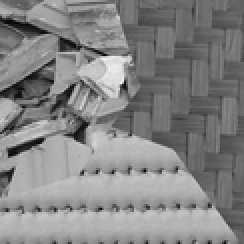
#> input picture Images/1.pgm, 122 x 122 px, shrunk from 512 x 512 before the run, given in place of Images, which was not available (shown 2 times larger)
$ python LTEM.py
#> lines starting #> are read from the running program, lines starting #| are printed output that depends on the picture; pictures that were not available may be replaced by others from this repository, and a replacement may not be noted
import cv2
import numpy as np
import matplotlib.pyplot as plt
from sklearn.cluster import KMeans
from skimage import io
# from scipy.ndimage import uniform_filter, convolve; USE CV2 INSTEAD
from sklearn.decomposition import PCA
from matplotlib.colors import Normalize


def laws_texture_energy(img):
    # Define Laws kernels
    L5 = np.array([[1, 4, 6, 4, 1]])
    E5 = np.array([[-1, -2, 0, 2, 1]])
    S5 = np.array([[-1, 0, 2, 0, -1]])
    R5 = np.array([[1, -4, 6, -4, 1]])
    W5 = np.array([[-1, 2, 0, -2, 1]])

    # Apply Laws filters on the image
    filteredimg = []
    for kernel1 in [L5, E5, S5, R5, W5]:
        for kernel2 in [L5, E5, S5, R5, W5]:
            filteredimg.append(cv2.filter2D(img, -1, np.outer(kernel1, kernel2)))
            # filteredimg.append(convolve(img, np.outer(kernel1, kernel2), mode='nearest'))

    # IMAGE LOOKS BETTER WITHOUT THIS
    # # Square the pixel values of each image after filter application to amplify results
    # for i in range(len(filteredimg)):
    #     filteredimg[i] = np.square(filteredimg[i])

    # averaging vectors for small neighborhoods
    neighborhood_size = 16
    for i in range(len(filteredimg)):
        filteredimg[i] = cv2.blur(filteredimg[i], (neighborhood_size, neighborhood_size))
        #filteredimg[i] = uniform_filter(filteredimg[i], size=neighborhood_size, mode='nearest')

    # creating feature vectors
    flattened_filteredimg = np.array([arr.flatten() for arr in filteredimg])
    features = np.stack(flattened_filteredimg, axis=1)

    # DEBUGGING
    # #finding the minimum and maximum pixel values after applying changes
    # print("Max", max(features.flatten()))
    # print("Min", min(features.flatten()))

    return features

def kmeans(clusters, features, image):
    # Apply K-Means clustering
    kmeans = KMeans(n_clusters=clusters, random_state=0).fit(features)
    labels = kmeans.labels_

    # Reshape labels to match the image shape
    return labels.reshape(image.shape)

if __name__ == "__main__":
    # Load the image
    while True:
        try:
            file_name = input("Give the file name of an image in the Images folder: ")
#> the answer given: ../Images
            img = cv2.imread("../Images/"+file_name, cv2.IMREAD_GRAYSCALE)
#> img is the input picture: shape (122, 122); min 0, max 248, mean 132.5
        except cv2.error as e:
            print("Error reading image:", e)
        else:
            if (img is not None):
                print("Image read successfully!")
                break
            else:
                print("Enter Correct Name")

    #showing the image
    io.imshow(img)
    io.show()

    #using 64 bit float representation
    img = np.array(img, dtype=np.float64)

    # [9 lines of commented-out code are left out]
    features = laws_texture_energy(img)
#> after the loop in laws_texture_energy, `for kernel1 in [L5, E5, S5, R5, W5]:`: filteredimg = 25 items
#> the loop in laws_texture_energy, `for i in range(len(filteredimg)):` made 25 passes
    while True:
        try:
            num_clusters = int(input("Input number of clusters for Kmeans clustering: "))
        except ValueError:
            print("Provide an Integer Value")
        else:
            break
#> this loop made 1 pass; the answer given on pass 1: 3
    labels = kmeans(clusters=num_clusters, features=features, image=img)
#> in kmeans, `labels = kmeans.labels_`: labels = 14884 values, max 2 at index 0, min 0 at index 63, mean 0.854
#> in kmeans, `return labels.reshape(image.shape)`:
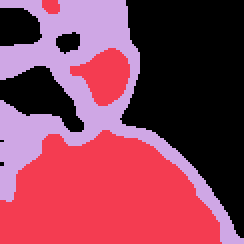
#> returned value: shape (122, 122) int32 (shown 2 times larger); 3 distinct labels, from 0 to 2; one colour per label, 0 black

    # mapping labels to colors
    cmap = plt.get_cmap('viridis', len(np.unique(labels)))
    colored_labels = cmap(labels)
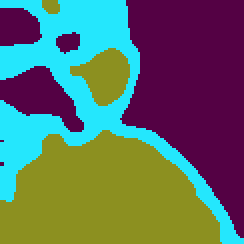
#> colored_labels: shape (122, 122, 4) float64 (shown 2 times larger); mean of channels 0, 1, 2, 3 0.399, 0.429, 0.361, 1; drawn as B, G, R
    # convert to RGB
    colored_labels = (colored_labels[:, :, :3] * 255).astype(np.uint8)
#> colored_labels: shape (122, 122, 3)

    # write image to a jpg file
    while True:
        try:
            file_result_name = input("A .jpg file will be added to LTEMResults. Give a name for the file: ")
            cv2.imwrite("LTEMResults/"+file_result_name, colored_labels)
        except cv2.error as e:
            print("Error writing image:", e)
        else:
            print("Image written successfully!")
            break

    # Visualize the LAWS ENERGY FILTERS and KMEANS image
    io.imshow(colored_labels)
    io.show()

$ run again, on Images/coraltest.pgm
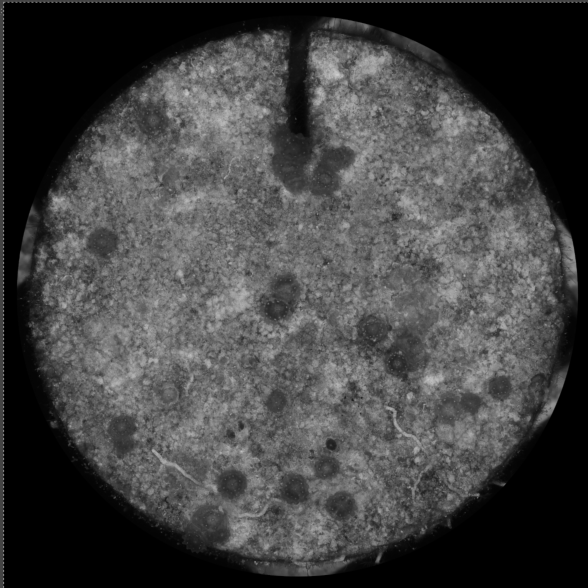
#> input picture Images/coraltest.pgm, 588 x 588 px, given in place of Images, which was not available
#> img is the input picture: shape (588, 588); min 0, max 204, mean 67
#> after the loop in laws_texture_energy, `for kernel1 in [L5, E5, S5, R5, W5]:`: filteredimg = 25 items
#> the loop in laws_texture_energy, `for i in range(len(filteredimg)):` made 25 passes
#> the loop `while True:` made 1 pass; the answer given on pass 1: 3
#> in kmeans, `return labels.reshape(image.shape)`:
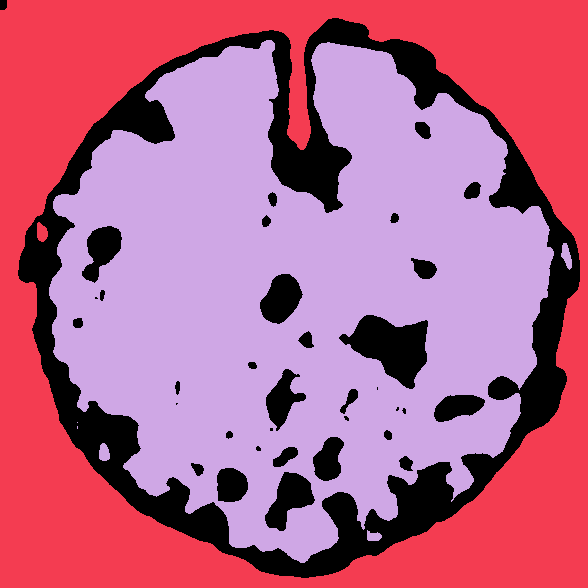
#> returned value: shape (588, 588) int32; 3 distinct labels, from 0 to 2; one colour per label, 0 black
#> `colored_labels = cmap(labels)`:
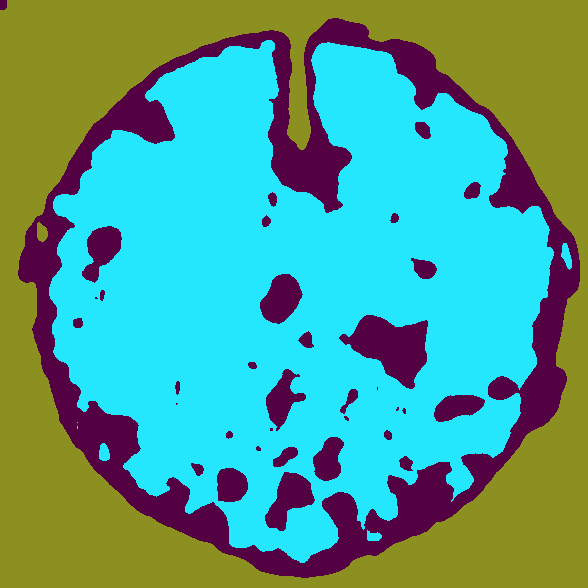
#> colored_labels: shape (588, 588, 4) float64; mean of channels 0, 1, 2, 3 0.563, 0.626, 0.318, 1; drawn as B, G, R

$ run again, on Images/image.pgm
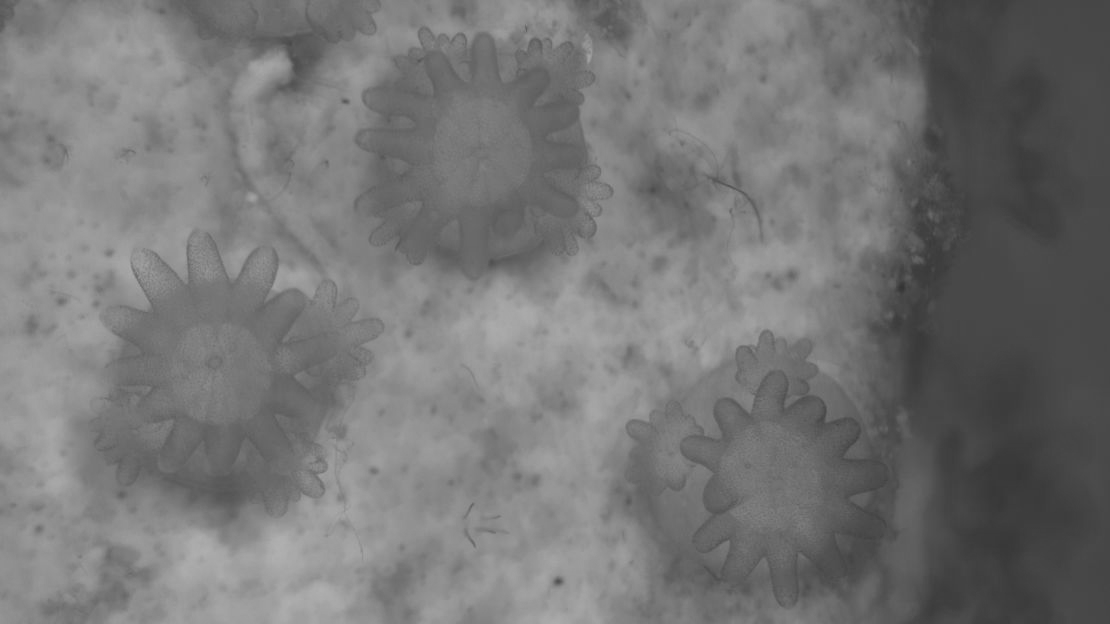
#> input picture Images/image.pgm, 1110 x 624 px, given in place of Images, which was not available
#> img is the input picture: shape (624, 1110); min 51, max 176, mean 117.4
#> after the loop in laws_texture_energy, `for kernel1 in [L5, E5, S5, R5, W5]:`: filteredimg = 25 items
#> the loop in laws_texture_energy, `for i in range(len(filteredimg)):` made 25 passes
#> the loop `while True:` made 1 pass; the answer given on pass 1: 3
#> in kmeans, `return labels.reshape(image.shape)`:
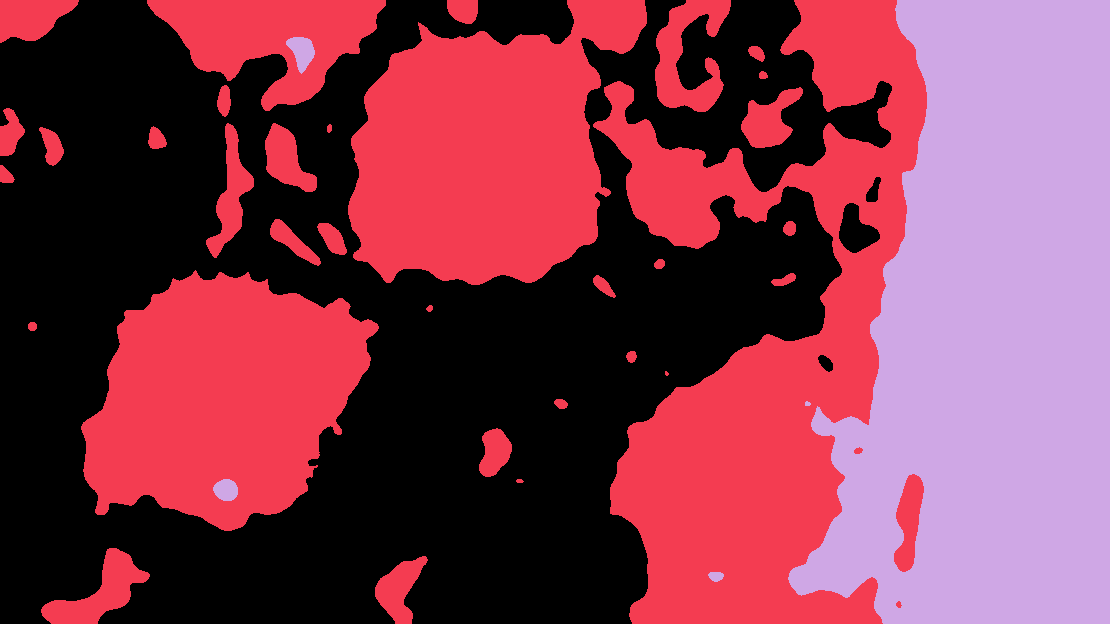
#> returned value: shape (624, 1110) int32; 3 distinct labels, from 0 to 2; one colour per label, 0 black
#> `colored_labels = cmap(labels)`:
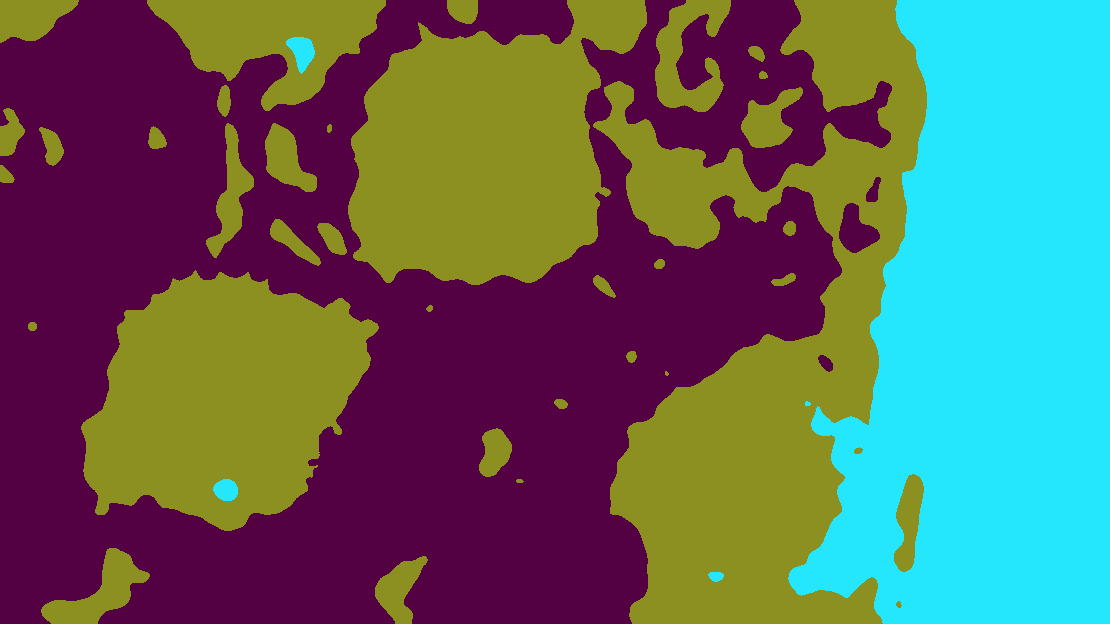
#> colored_labels: shape (624, 1110, 4) float64; mean of channels 0, 1, 2, 3 0.37, 0.391, 0.368, 1; drawn as B, G, R

$ run again, on Images/tahoe.JPG
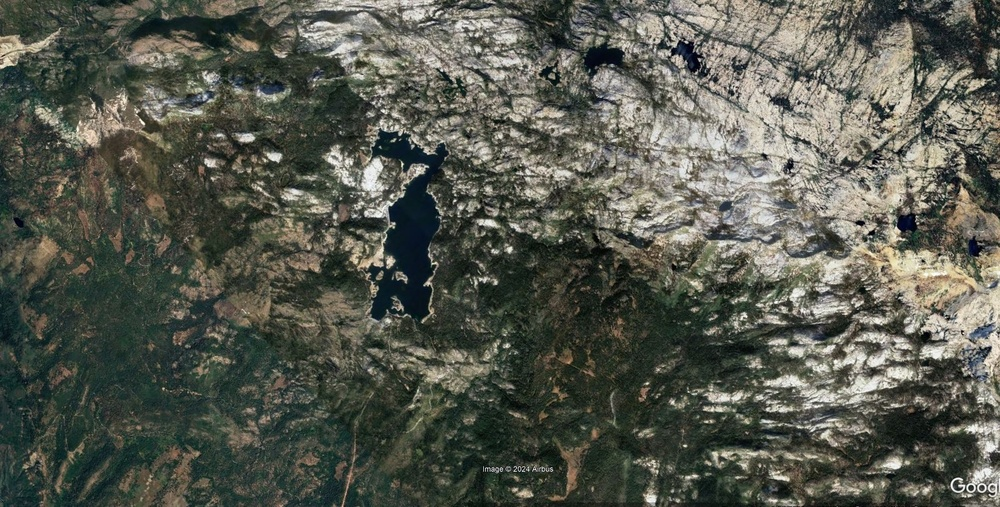
#> input picture Images/tahoe.JPG, 1000 x 507 px, shrunk from 1759 x 892 before the run, given in place of Images, which was not available
#> after the loop in laws_texture_energy, `for kernel1 in [L5, E5, S5, R5, W5]:`: filteredimg = 25 items
#> the loop in laws_texture_energy, `for i in range(len(filteredimg)):` made 25 passes
#> the loop `while True:` made 1 pass; the answer given on pass 1: 3
#> in kmeans, `return labels.reshape(image.shape)`:
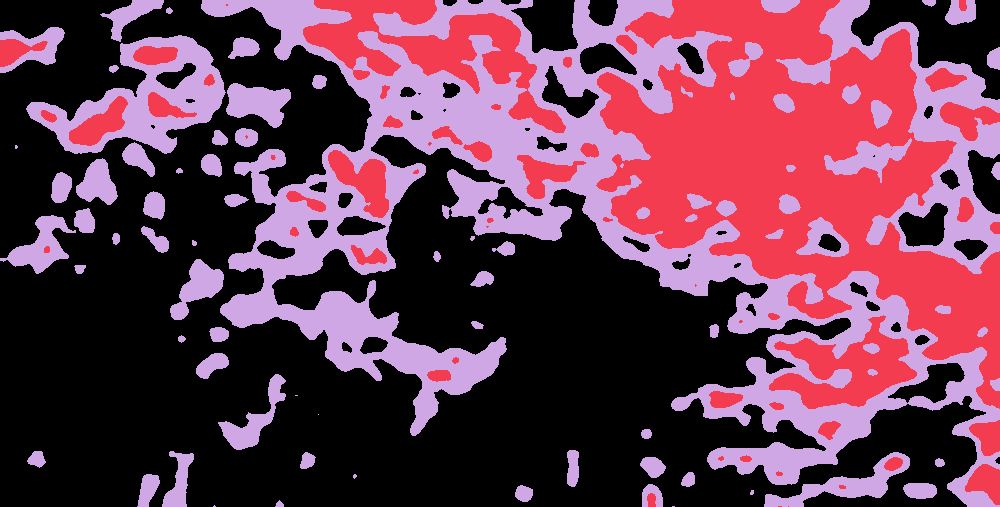
#> returned value: shape (507, 1000) int32; 3 distinct labels, from 0 to 2; one colour per label, 0 black
#> `colored_labels = cmap(labels)`:
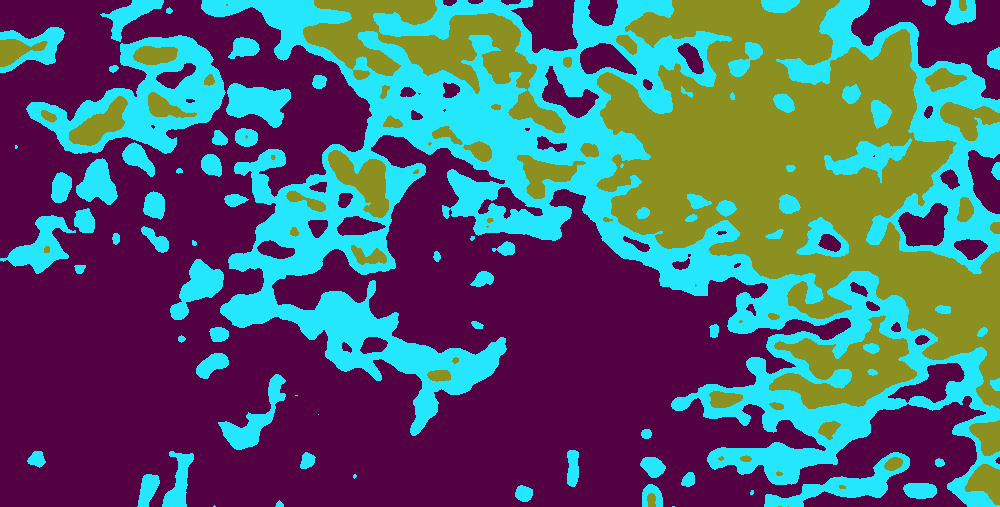
#> colored_labels: shape (507, 1000, 4) float64; mean of channels 0, 1, 2, 3 0.442, 0.372, 0.323, 1; drawn as B, G, R
